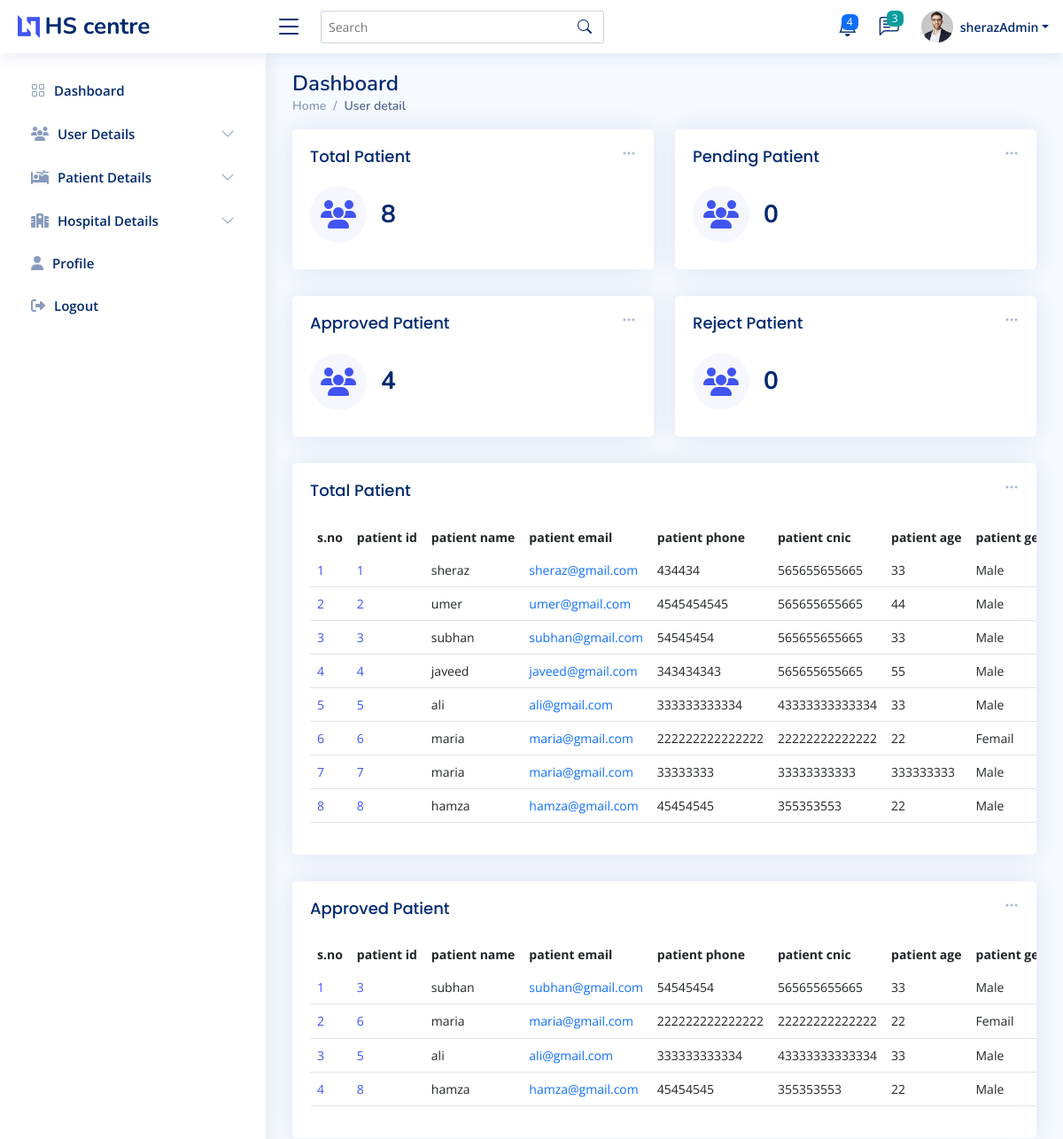
Before: /admin_pat_detail.php (signed in, upper part) with the older database file.
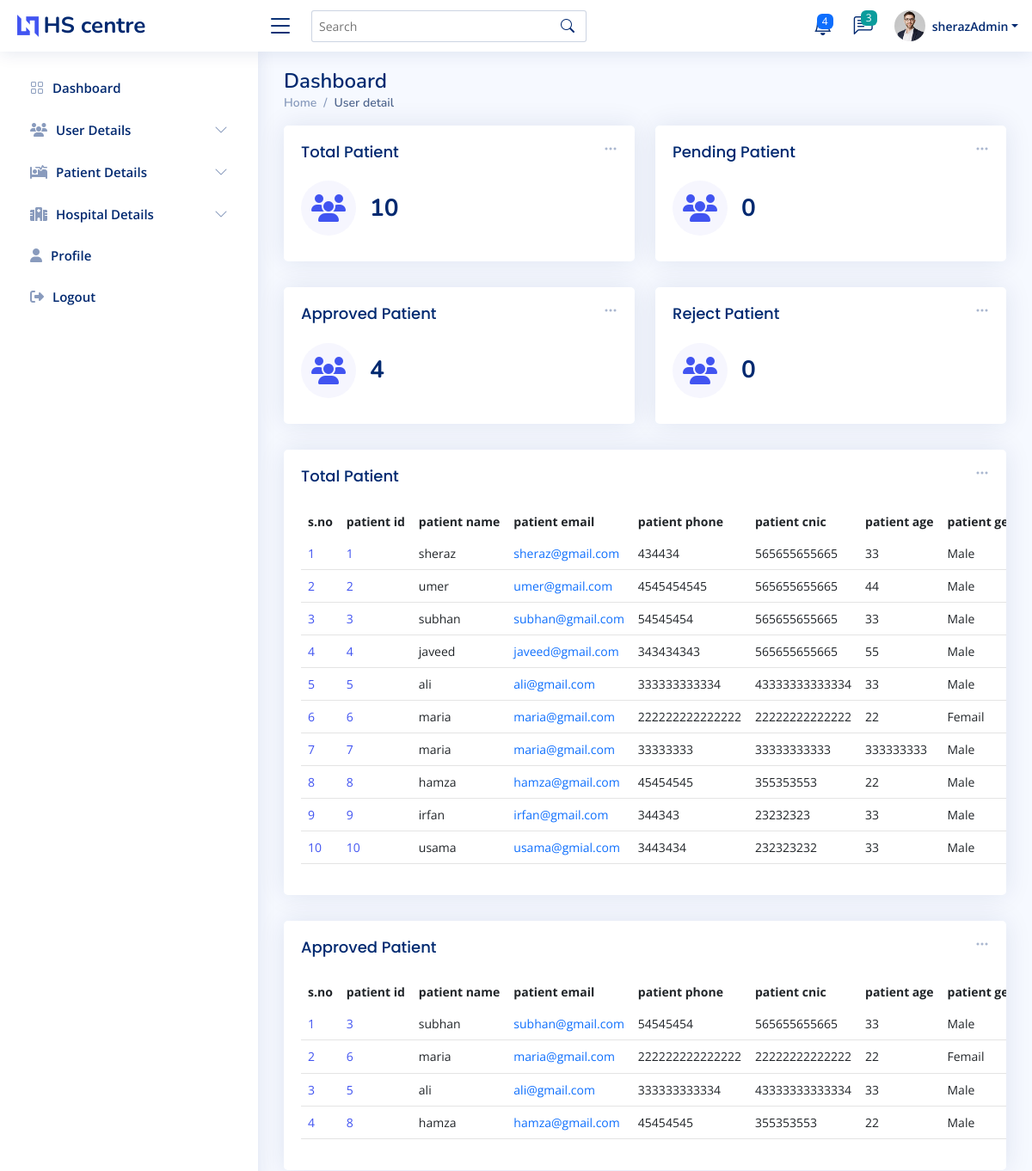
After: the same page with the newer database file.
### tables this page shows
CREATE TABLE `reg_patient` (
  `patient_id` int(11) NOT NULL,
  `patient_name` varchar(200) NOT NULL,
  `patient_email` varchar(200) NOT NULL,
  `patient_phone` varchar(255) NOT NULL,
  `patient_cnic` varchar(255) NOT NULL,
  `patient_age` varchar(22) NOT NULL,
  `patient_select_hos` varchar(222) NOT NULL,
  `patient_gender` varchar(222) NOT NULL,
  `patient_vacc` varchar(222) NOT NULL,
  `patient_app_day` varchar(222) NOT NULL,
  `patient_status` varchar(222) NOT NULL
);

CREATE TABLE `accept_patient` (
  `pateint_id` int(11) NOT NULL,
  `reg_pateint_id` int(11) NOT NULL,
  `patient_name` varchar(200) NOT NULL,
  `patient_email` varchar(200) NOT NULL,
  `patient_phone` varchar(255) NOT NULL,
  `patient_cnic` varchar(255) NOT NULL,
  `patient_age` varchar(222) NOT NULL,
  `patient_select_hos` varchar(222) NOT NULL,
  `patient_gender` varchar(222) NOT NULL,
  `patient_vacc` varchar(222) NOT NULL,
  `patient_app_day` varchar(222) NOT NULL,
  `pateint_dos_1` varchar(222) NOT NULL,
  `pateint_dos_2` varchar(222) NOT NULL,
  `pateint_dos_1_date` varchar(111) NOT NULL,
  `pateint_dos_2_date` varchar(111) NOT NULL
);

### admin_pat_detail.php (the view, shortened to what the changed rows need)
<?php
require 'conn.php';
$fetch_PatientQ = "SELECT * FROM `reg_patient`";
$fetch_Patient = mysqli_query($conn,$fetch_PatientQ);
$totalPatient = mysqli_num_rows($fetch_Patient);
$fetch_approved_PatientQ = "SELECT * FROM `reg_patient` INNER JOIN `accept_patient` ON `reg_patient`.`patient_id` = `accept_patient`.`reg_pateint_id` WHERE `reg_patient`.`patient_status` = 'approved' AND `accept_patient`.`pateint_dos_1` = 'not vaccinated';";
$fetch_approved_Patient = mysqli_query($conn,$fetch_approved_PatientQ);
$total_approved_Patient = mysqli_num_rows($fetch_approved_Patient);
?>
<!DOCTYPE html>
<html lang="en">
<head>
  <?php require './component/_admin_link.php'?>
</head>
<body>
  <main id="main" class="main " >
    <div class="pagetitle ">
      <h1>Dashboard</h1>
    </div>
    <section class="section dashboard ">
      <div class="row ">
        <div class="col-lg-12">
          <div class="row ">
            <div class="col-xxl-4 col-md-6  w-50">
              <div class="card info-card sales-card">
                <div class="card-body">
                  <div class="d-flex align-items-center">
                    <div class="ps-3">
                      <h6><?=$totalPatient?></h6>
                    </div>
                  </div>
                </div>
              </div>
            </div>
            <div class="col-12" >
              <div class="card recent-sales overflow-auto">
                <div class="card-body">
                  <table class="table table-borderless datatable" id="dowload_pdf">
                    <thead>
                      <tr>
                        <th scope="col">s.no</th>
                        <th scope="col">patient id</th>
                        <th scope="col">patient name</th>
                        <th scope="col">patient email</th>
                        <th scope="col">patient phone</th>
                        <th scope="col">patient cnic</th>
                        <th scope="col">patient age</th>
                        <th scope="col">patient gender</th>
                      </tr>
                    </thead>
                    <tbody>
                    <?php
                    if($totalPatient  > 0){
                      while($patient_data = mysqli_fetch_assoc($fetch_Patient)){
                        $i+=1;
                          if($patient_data['patient_status'] !=''){
                            echo '<tr>
                          <td scope="row"><a href="#">'.$i.'</a></td>
                          <td scope="row"><a href="#">'.$patient_data['patient_id'].'</a></td>
                          <td>'.$patient_data['patient_name'].'</td>
                          <td><a  class="text-primary">'.$patient_data['patient_email'].'</a></td>
                          <td>'.$patient_data['patient_phone'].'</td>
                          <td>'.$patient_data['patient_cnic'].'</td>
                          <td>'.$patient_data['patient_age'].'</td>
                          <td>'.$patient_data['patient_gender'].'</td>
                          <td>'.$patient_data['patient_vacc'].'</td>
                          <td>'.$patient_data['patient_app_day'].'</td>
                          <td>'.$patient_data['patient_select_hos'].'</td>
                          <td>'.$patient_data['patient_status'].'</td>
                        </tr>';
                          }
                        }
                    }
                    ?>
                    </tbody>
                  </table>
                </div>
              </div>
            </div>
 <div class="col-12" >
              <div class="card recent-sales overflow-auto">
                <div class="card-body">
                  <table class="table table-borderless datatable" id="dowload_pdf">
                    <thead>
                      <tr>
                        <th scope="col">s.no</th>
                        <th scope="col">patient id</th>
                        <th scope="col">patient name</th>
                        <th scope="col">patient email</th>
                        <th scope="col">patient phone</th>
                        <th scope="col">patient cnic</th>
                        <th scope="col">patient age</th>
                        <th scope="col">patient gender</th>
                      </tr>
                    </thead>
                    <tbody>
                    <?php
                    if($total_approved_Patient  > 0){
                      while($app_patient_data = mysqli_fetch_assoc($fetch_approved_Patient)){
                        $j+=1;
if($app_patient_data['patient_status'] == 'approved'){
  echo '<tr>
  <td scope="row"><a href="#">'.$j.'</a></td>
  <td scope="row"><a href="#">'.$app_patient_data['patient_id'].'</a></td>
  <td>'.$app_patient_data['patient_name'].'</td>
  <td><a  class="text-primary">'.$app_patient_data['patient_email'].'</a></td>
  <td>'.$app_patient_data['patient_phone'].'</td>
  <td>'.$app_patient_data['patient_cnic'].'</td>
  <td>'.$app_patient_data['patient_age'].'</td>
  <td>'.$app_patient_data['patient_gender'].'</td>
  <td>'.$app_patient_data['patient_vacc'].'</td>
  <td>'.$app_patient_data['patient_app_day'].'</td>
  <td>'.$app_patient_data['patient_select_hos'].'</td>
  <td>'.$app_patient_data['patient_status'].'</td>
  <td><a  href="admin_reject_pateint.php?patient_ID='.$app_patient_data['patient_id'].'&pageUrl=admin_pat_detail.php" class="badge bg-danger ">reject</a></td>
</tr>';
}
}
                    }
                    ?>
                    </tbody>
                  </table>
                </div>
              </div>
            </div>
          </div>
        </div>
      </div>
    </section>
  </main>
</body>
</html>

Changed rows visible on the page:
added reg_patient: patient_id "9", patient_name "irfan", patient_email "irfan@gmail.com", patient_phone "344343", patient_cnic "23232323", patient_age "33", patient_gender "Male", shown under "Total Patient"
added reg_patient: patient_id "10", patient_name "usama", patient_email "usama@gmial.com", patient_phone "3443434", patient_cnic "232323232", patient_age "33", patient_gender "Male", shown under "Total Patient"
Other visible differences:
$totalPatient: "8" → "10"
